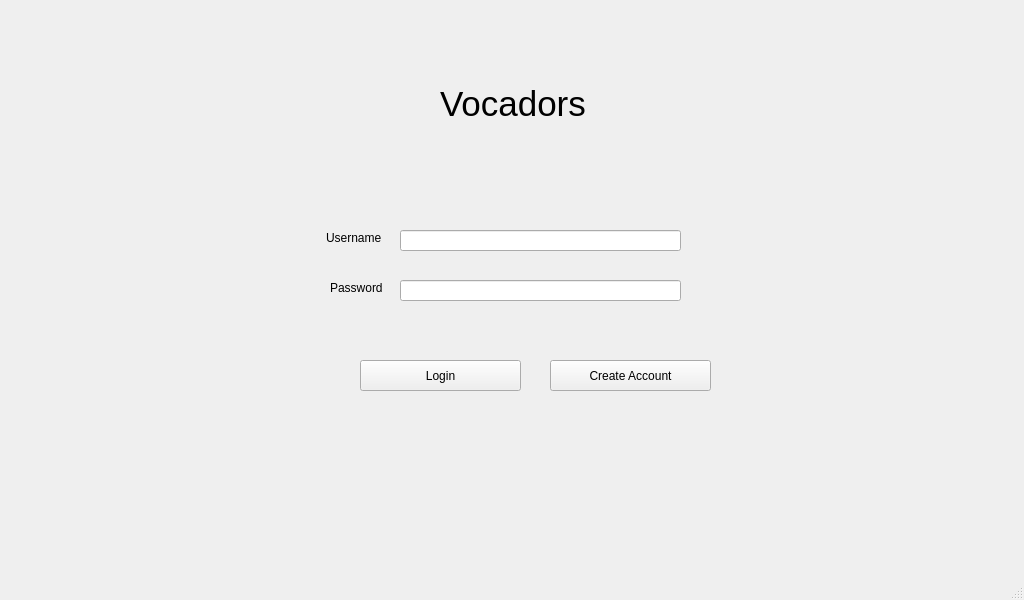
<?xml version="1.0" encoding="UTF-8"?>
<ui version="4.0">
 <class>MainWindow</class>
 <widget class="QMainWindow" name="MainWindow">
  <property name="geometry">
   <rect>
    <x>0</x>
    <y>0</y>
    <width>1024</width>
    <height>600</height>
   </rect>
  </property>
  <property name="windowTitle">
   <string>MainWindow</string>
  </property>
  <widget class="QWidget" name="centralwidget">
   <widget class="QPushButton" name="pushButton">
    <property name="geometry">
     <rect>
      <x>360</x>
      <y>360</y>
      <width>161</width>
      <height>31</height>
     </rect>
    </property>
    <property name="text">
     <string>Login</string>
    </property>
   </widget>
   <widget class="QPushButton" name="pushButton_2">
    <property name="geometry">
     <rect>
      <x>550</x>
      <y>360</y>
      <width>161</width>
      <height>31</height>
     </rect>
    </property>
    <property name="text">
     <string>Create Account</string>
    </property>
   </widget>
   <widget class="QLineEdit" name="lineEdit">
    <property name="geometry">
     <rect>
      <x>400</x>
      <y>230</y>
      <width>281</width>
      <height>21</height>
     </rect>
    </property>
   </widget>
   <widget class="QLineEdit" name="lineEdit_2">
    <property name="geometry">
     <rect>
      <x>400</x>
      <y>280</y>
      <width>281</width>
      <height>21</height>
     </rect>
    </property>
   </widget>
   <widget class="QLabel" name="label">
    <property name="geometry">
     <rect>
      <x>326</x>
      <y>230</y>
      <width>56</width>
      <height>16</height>
     </rect>
    </property>
    <property name="text">
     <string>Username:</string>
    </property>
   </widget>
   <widget class="QLabel" name="label_2">
    <property name="geometry">
     <rect>
      <x>330</x>
      <y>280</y>
      <width>53</width>
      <height>16</height>
     </rect>
    </property>
    <property name="text">
     <string>Password:</string>
    </property>
   </widget>
   <widget class="QLabel" name="label_3">
    <property name="geometry">
     <rect>
      <x>440</x>
      <y>80</y>
      <width>201</width>
      <height>47</height>
     </rect>
    </property>
    <property name="font">
     <font>
      <pointsize>26</pointsize>
     </font>
    </property>
    <property name="text">
     <string>Vocadors</string>
    </property>
   </widget>
  </widget>
  <widget class="QStatusBar" name="statusbar"/>
  <action name="actionEdit">
   <property name="text">
    <string>Edit</string>
   </property>
  </action>
  <action name="actionNew_File">
   <property name="text">
    <string>New File</string>
   </property>
  </action>
  <action name="actionDelete">
   <property name="text">
    <string>Delete</string>
   </property>
  </action>
  <action name="actionRemove">
   <property name="text">
    <string>Remove</string>
   </property>
  </action>
  <action name="actionUpload">
   <property name="text">
    <string>Upload</string>
   </property>
  </action>
 </widget>
 <resources/>
 <connections/>
</ui>
